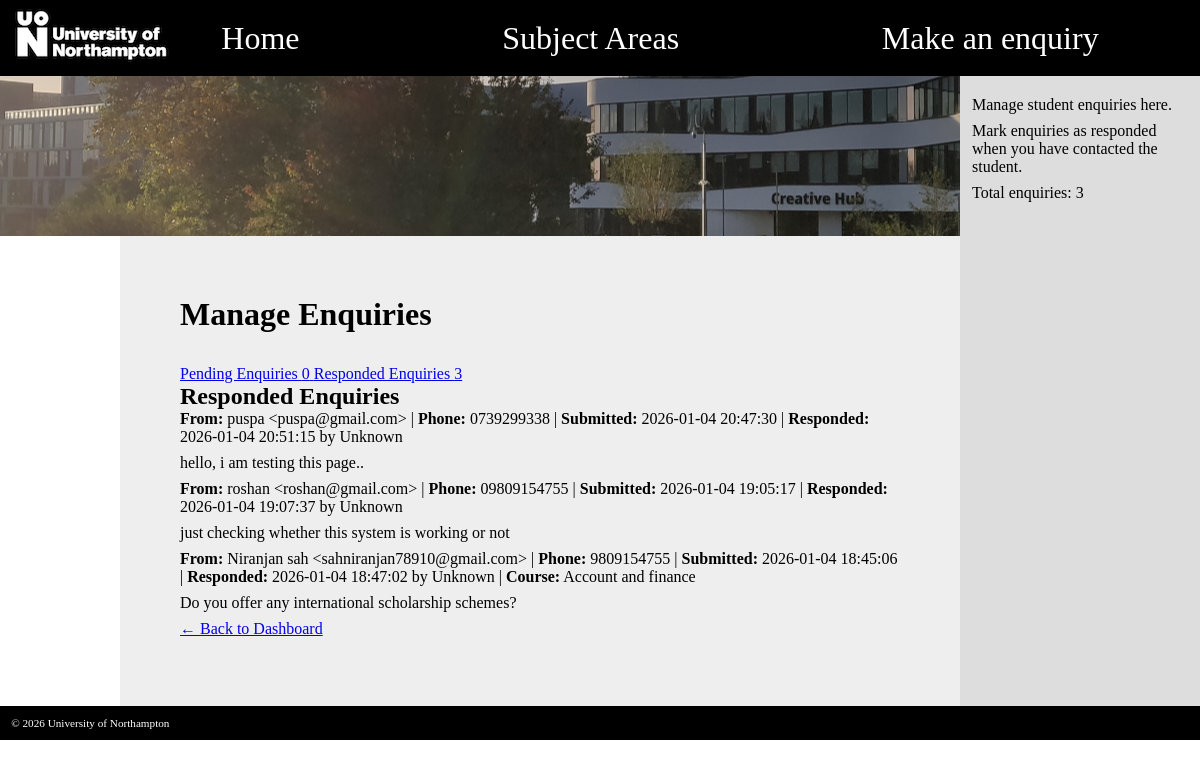
The app's page /websites/default/public/admin/enquiries.php?section=responded (signed in) with its own data.
### tables this page shows
CREATE TABLE enquiries (
    id INT AUTO_INCREMENT PRIMARY KEY,
    name VARCHAR(100) NOT NULL,
    email VARCHAR(100) NOT NULL,
    phone VARCHAR(20),
    course_id INT,
    message TEXT NOT NULL,
    responded_by INT,
    responded_at TIMESTAMP NULL,
    created_at TIMESTAMP DEFAULT CURRENT_TIMESTAMP,
    FOREIGN KEY (course_id) REFERENCES courses(id) ON DELETE SET NULL,
    FOREIGN KEY (responded_by) REFERENCES users(id) ON DELETE SET NULL
);

CREATE TABLE courses (
    id INT AUTO_INCREMENT PRIMARY KEY,
    subject_area_id INT,
    title VARCHAR(200) NOT NULL,
    type VARCHAR(10) NOT NULL,
    duration_years INT NOT NULL,
    description TEXT NOT NULL,
    part_time TINYINT(1) DEFAULT 0,
    created_at TIMESTAMP DEFAULT CURRENT_TIMESTAMP,
    FOREIGN KEY (subject_area_id) REFERENCES subject_areas(id) ON DELETE SET NULL
);

### websites/default/public/admin/enquiries.php (the view, shortened to what this page needs)
<?php
require_once '../includes/database.php';
$section = $_GET['section'] ?? 'pending';
$pendingStmt = $pdo->prepare('
    SELECT e.*, c.title as course_title, u.username as responder_name
    FROM enquiries e
    LEFT JOIN courses c ON e.course_id = c.id
    LEFT JOIN users u ON e.responded_by = u.id
    WHERE e.responded_at IS NULL
    ORDER BY e.created_at DESC
');
$pendingStmt->execute();
$pending_enquiries = $pendingStmt->fetchAll();
$respondedStmt = $pdo->prepare('
    SELECT e.*, c.title as course_title, u.username as responder_name
    FROM enquiries e
    LEFT JOIN courses c ON e.course_id = c.id
    LEFT JOIN users u ON e.responded_by = u.id
    WHERE e.responded_at IS NOT NULL
    ORDER BY e.responded_at DESC
');
$respondedStmt->execute();
$responded_enquiries = $respondedStmt->fetchAll();
?>
<!doctype html>
<html>
<head>
    <link rel="stylesheet" href="../uon.css" />
</head>
<body>
    <header>
        <img src="../logo.jpg" alt="logo" />
        <ul>
            <li><a href="../index.php">Home</a></li>
            <li>Subject Areas
            </li>
            <li><a href="../enquiry.php">Make an enquiry</a></li>
        </ul>
    </header>
    <section></section>
    <main>
        <h1>Manage Enquiries</h1>
        <div class="enquiry-tabs">
            <a href="?section=pending" class="enquiry-tab <?php echo ($section == 'pending') ? 'active' : ''; ?>">
                Pending Enquiries
                <span class="status-badge status-pending"><?php echo count($pending_enquiries); ?></span>
            </a>
            <a href="?section=responded" class="enquiry-tab <?php echo ($section == 'responded') ? 'active' : ''; ?>">
                Responded Enquiries
                <span class="status-badge status-responded"><?php echo count($responded_enquiries); ?></span>
            </a>
        </div>
        <?php if ($section == 'pending'): ?>
            <h2>Pending Enquiries (Not Responded Yet)</h2>
            <?php if (count($pending_enquiries) > 0): ?>
                <?php foreach ($pending_enquiries as $enquiry): ?>
                <div class="enquiry-item">
                    <div class="enquiry-meta">
                        <strong>From:</strong> <?php echo htmlspecialchars($enquiry['name']); ?>
                        &lt;<?php echo htmlspecialchars($enquiry['email']); ?>&gt;
                        <?php if ($enquiry['phone']): ?>
                            | <strong>Phone:</strong> <?php echo htmlspecialchars($enquiry['phone']); ?>
                        <?php endif; ?>
                        | <strong>Submitted:</strong> <?php echo $enquiry['created_at']; ?>
                        <?php if ($enquiry['course_title']): ?>
                            | <strong>Course:</strong> <?php echo htmlspecialchars($enquiry['course_title']); ?>
                        <?php endif; ?>
                    </div>
                    <div class="enquiry-message">
                        <p><?php echo nl2br(htmlspecialchars($enquiry['message'])); ?></p>
                    </div>
                    <div class="enquiry-actions">
                        <form action="" method="POST">
                            <input type="hidden" name="mark_responded" value="<?php echo $enquiry['id']; ?>" />
                            <input type="submit" value="Mark as Responded" />
                        </form>
                    </div>
                </div>
                <?php endforeach; ?>
            <?php else: ?>
                <p>No pending enquiries. Great work!</p>
            <?php endif; ?>
        <?php else: ?>
            <h2>Responded Enquiries</h2>
            <?php if (count($responded_enquiries) > 0): ?>
                <?php foreach ($responded_enquiries as $enquiry): ?>
                <div class="enquiry-item responded">
                    <div class="enquiry-meta">
                        <strong>From:</strong> <?php echo htmlspecialchars($enquiry['name']); ?>
                        &lt;<?php echo htmlspecialchars($enquiry['email']); ?>&gt;
                        <?php if ($enquiry['phone']): ?>
                            | <strong>Phone:</strong> <?php echo htmlspecialchars($enquiry['phone']); ?>
                        <?php endif; ?>
                        | <strong>Submitted:</strong> <?php echo $enquiry['created_at']; ?>
                        | <strong>Responded:</strong> <?php echo $enquiry['responded_at']; ?>
                        by <?php echo htmlspecialchars($enquiry['responder_name'] ?? 'Unknown'); ?>
                        <?php if ($enquiry['course_title']): ?>
                            | <strong>Course:</strong> <?php echo htmlspecialchars($enquiry['course_title']); ?>
                        <?php endif; ?>
                    </div>
                    <div class="enquiry-message">
                        <p><?php echo nl2br(htmlspecialchars($enquiry['message'])); ?></p>
                    </div>
                </div>
                <?php endforeach; ?>
            <?php else: ?>
                <p>No responded enquiries yet.</p>
            <?php endif; ?>
        <?php endif; ?>
        <p><a href="index.php">← Back to Dashboard</a></p>
    </main>
    <aside>
        <p>Manage student enquiries here.</p>
        <p>Mark enquiries as responded when you have contacted the student.</p>
        <p>Total enquiries: <?php echo count($pending_enquiries) + count($responded_enquiries); ?></p>
    </aside>
    <footer>
        &copy; <?php echo date('Y'); ?> University of Northampton
    </footer>
</body>
</html>

### websites/default/public/uon.css (style rules this page uses)
* { margin: 0; padding: 0; }
body { background-color: white; font-family: 'Oxygen-Regular'; display: grid; grid-template-columns: 10% 70% 20%; grid-template-rows: auto; grid-template-areas: "header header header" "img img aside" ". main aside" "footer footer footer"; }
body > section { grid-area: img; height: 20vh; background-image: url(uni.jpg); background-position: center center; }
header a { color: white; text-decoration: none; }
main { min-height: 20vh; grid-area: main; padding: 5vw; background-color: #eee; }
header { background-color: black; grid-area: header; }
aside { background-color: #ddd; min-height: 20px; grid-area: aside; padding: 1vw; }
footer { color: white; padding: 1em; background-color: black; font-size: 0.7em; grid-area: footer; }
header { display: grid; grid-template-columns: 10% 90%; }
header ul { align-self: center; display: grid; grid-template-columns: auto auto auto; grid-template-rows: auto; color: white; list-style-type: none; }
header > ul > li { font-size: 2em; cursor: pointer; text-align: center; }
h1 { font-weight: bold; margin-bottom: 1em; }
p { margin-top: 0.5em; margin-bottom: 0.5em; }

### records on screen
enquiries: name "puspa", email "puspa@gmail.com", phone "0739299338", created_at "2026-01-04 20:47:30", responded_at "2026-01-04 20:51:15", responder_name "Unknown", message "hello, i am testing this page.."
enquiries: name "roshan", email "roshan@gmail.com", phone "09809154755", created_at "2026-01-04 19:05:17", responded_at "2026-01-04 19:07:37", responder_name "Unknown", message "just checking whether this system is working or not"
enquiries: name "Niranjan sah", email "sahniranjan78910@gmail.com", phone "9809154755", created_at "2026-01-04 18:45:06", responded_at "2026-01-04 18:47:02", responder_name "Unknown", course.title "Account and finance", message "Do you offer any international scholarship schemes?"

### other values on screen
count($pending_enquiries) "0"
count($responded_enquiries) "3"
count($pending_enquiries) + count($responded_enquiries) "3"
